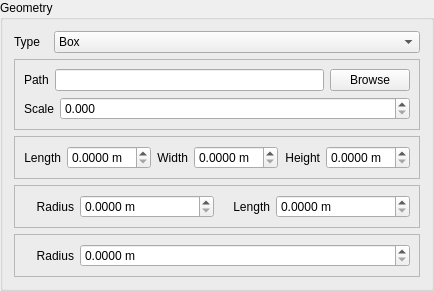
                <widget class="QGroupBox" name="VisualGeometryGroupBox">
                  <property name="enabled">
                    <bool>true</bool>
                  </property>
                  <property name="title">
                    <string>Geometry</string>
                  </property>
                  <layout class="QGridLayout" name="gridLayout_3">
                    <item row="2" column="0" colspan="2">
                      <widget class="QFrame" name="VisualGeometryBoxTypeFrame">
                        <property name="frameShape">
                          <enum>QFrame::StyledPanel</enum>
                        </property>
                        <property name="frameShadow">
                          <enum>QFrame::Raised</enum>
                        </property>
                        <layout class="QHBoxLayout">
                          <item>
                            <widget class="QLabel" name="label_8">
                              <property name="maximumSize">
                                <size>
                                  <width>50</width>
                                  <height>16777215</height>
                                </size>
                              </property>
                              <property name="layoutDirection">
                                <enum>Qt::LeftToRight</enum>
                              </property>
                              <property name="text">
                                <string>Length</string>
                              </property>
                              <property name="alignment">
                                <set>Qt::AlignRight|Qt::AlignTrailing|Qt::AlignVCenter</set>
                              </property>
                            </widget>
                          </item>
                          <item>
                            <widget class="QDoubleSpinBox" name="VisualGeometryBoxLengthSpinBox">
                              <property name="suffix">
                                <string> m</string>
                              </property>
                              <property name="decimals">
                                <number>4</number>
                              </property>
                              <property name="singleStep">
                                <double>0.001000000000000</double>
                              </property>
                            </widget>
                          </item>
                          <item>
                            <widget class="QLabel" name="label_4">
                              <property name="maximumSize">
                                <size>
                                  <width>50</width>
                                  <height>16777215</height>
                                </size>
                              </property>
                              <property name="layoutDirection">
                                <enum>Qt::LeftToRight</enum>
                              </property>
                              <property name="text">
                                <string>Width</string>
                              </property>
                              <property name="alignment">
                                <set>Qt::AlignRight|Qt::AlignTrailing|Qt::AlignVCenter</set>
                              </property>
                            </widget>
                          </item>
                          <item>
                            <widget class="QDoubleSpinBox" name="VisualGeometryBoxWidthSpinBox">
                              <property name="suffix">
                                <string> m</string>
                              </property>
                              <property name="decimals">
                                <number>4</number>
                              </property>
                              <property name="singleStep">
                                <double>0.001000000000000</double>
                              </property>
                            </widget>
                          </item>
                          <item>
                            <widget class="QLabel" name="label_9">
                              <property name="maximumSize">
                                <size>
                                  <width>50</width>
                                  <height>16777215</height>
                                </size>
                              </property>
                              <property name="layoutDirection">
                                <enum>Qt::LeftToRight</enum>
                              </property>
                              <property name="text">
                                <string>Height</string>
                              </property>
                              <property name="alignment">
                                <set>Qt::AlignRight|Qt::AlignTrailing|Qt::AlignVCenter</set>
                              </property>
                            </widget>
                          </item>
                          <item>
                            <widget class="QDoubleSpinBox" name="VisualGeometryBoxHeightSpinBox">
                              <property name="suffix">
                                <string> m</string>
                              </property>
                              <property name="decimals">
                                <number>4</number>
                              </property>
                              <property name="singleStep">
                                <double>0.001000000000000</double>
                              </property>
                            </widget>
                          </item>
                        </layout>
                      </widget>
                    </item>
                    <item row="0" column="1">
                      <widget class="QComboBox" name="VisualGeometryTypeComboBox">
                        <item>
                          <property name="text">
                            <string>Box</string>
                          </property>
                        </item>
                        <item>
                          <property name="text">
                            <string>Cylinder</string>
                          </property>
                        </item>
                        <item>
                          <property name="text">
                            <string>Sphere</string>
                          </property>
                        </item>
                        <item>
                          <property name="text">
                            <string>Mesh</string>
                          </property>
                        </item>
                      </widget>
                    </item>
                    <item row="0" column="0">
                      <widget class="QLabel" name="label_7">
                        <property name="maximumSize">
                          <size>
                            <width>34</width>
                            <height>16777215</height>
                          </size>
                        </property>
                        <property name="text">
                          <string>Type</string>
                        </property>
                      </widget>
                    </item>
                    <item row="4" column="0" colspan="2">
                      <widget class="QFrame" name="VisualGeometrySphereTypeFrame">
                        <property name="frameShape">
                          <enum>QFrame::StyledPanel</enum>
                        </property>
                        <property name="frameShadow">
                          <enum>QFrame::Raised</enum>
                        </property>
                        <layout class="QHBoxLayout">
                          <item>
                            <widget class="QLabel" name="label_12">
                              <property name="maximumSize">
                                <size>
                                  <width>50</width>
                                  <height>16777215</height>
                                </size>
                              </property>
                              <property name="layoutDirection">
                                <enum>Qt::LeftToRight</enum>
                              </property>
                              <property name="text">
                                <string>Radius</string>
                              </property>
                              <property name="alignment">
                                <set>Qt::AlignRight|Qt::AlignTrailing|Qt::AlignVCenter</set>
                              </property>
                            </widget>
                          </item>
                          <item>
                            <widget class="QDoubleSpinBox" name="VisualGeometrySphereRadiusSpinBox">
                              <property name="suffix">
                                <string> m</string>
                              </property>
                              <property name="decimals">
                                <number>4</number>
                              </property>
                              <property name="singleStep">
                                <double>0.001000000000000</double>
                              </property>
                            </widget>
                          </item>
                        </layout>
                      </widget>
                    </item>
                    <item row="3" column="0" colspan="2">
                      <widget class="QFrame" name="VisualGeometryCylinderTypeFrame">
                        <property name="frameShape">
                          <enum>QFrame::StyledPanel</enum>
                        </property>
                        <property name="frameShadow">
                          <enum>QFrame::Raised</enum>
                        </property>
                        <layout class="QHBoxLayout">
                          <item>
                            <widget class="QLabel" name="label_10">
                              <property name="maximumSize">
                                <size>
                                  <width>50</width>
                                  <height>16777215</height>
                                </size>
                              </property>
                              <property name="layoutDirection">
                                <enum>Qt::LeftToRight</enum>
                              </property>
                              <property name="text">
                                <string>Radius</string>
                              </property>
                              <property name="alignment">
                                <set>Qt::AlignRight|Qt::AlignTrailing|Qt::AlignVCenter</set>
                              </property>
                            </widget>
                          </item>
                          <item>
                            <widget class="QDoubleSpinBox" name="VisualGeometryCylinderRadiusSpinBox">
                              <property name="suffix">
                                <string> m</string>
                              </property>
                              <property name="decimals">
                                <number>4</number>
                              </property>
                              <property name="singleStep">
                                <double>0.001000000000000</double>
                              </property>
                            </widget>
                          </item>
                          <item>
                            <widget class="QLabel" name="label_11">
                              <property name="maximumSize">
                                <size>
                                  <width>50</width>
                                  <height>16777215</height>
                                </size>
                              </property>
                              <property name="layoutDirection">
                                <enum>Qt::LeftToRight</enum>
                              </property>
                              <property name="text">
                                <string>Length</string>
                              </property>
                              <property name="alignment">
                                <set>Qt::AlignRight|Qt::AlignTrailing|Qt::AlignVCenter</set>
                              </property>
                            </widget>
                          </item>
                          <item>
                            <widget class="QDoubleSpinBox" name="VisualGeometryCylinderLengthSpinBox">
                              <property name="suffix">
                                <string> m</string>
                              </property>
                              <property name="decimals">
                                <number>4</number>
                              </property>
                              <property name="singleStep">
                                <double>0.001000000000000</double>
                              </property>
                            </widget>
                          </item>
                        </layout>
                      </widget>
                    </item>
                    <item row="1" column="0" colspan="2">
                      <widget class="QFrame" name="VisualGeometryMeshTypeFrame">
                        <property name="frameShape">
                          <enum>QFrame::StyledPanel</enum>
                        </property>
                        <property name="frameShadow">
                          <enum>QFrame::Raised</enum>
                        </property>
                        <layout class="QVBoxLayout">
                          <item>
                            <layout class="QHBoxLayout">
                              <item>
                                <widget class="QLabel" name="VisualGeometryMeshPathLabel">
                                  <property name="sizePolicy">
                                    <sizepolicy hsizetype="Preferred" vsizetype="Preferred">
                                      <horstretch>0</horstretch>
                                      <verstretch>0</verstretch>
                                    </sizepolicy>
                                  </property>
                                  <property name="maximumSize">
                                    <size>
                                      <width>16777215</width>
                                      <height>16777215</height>
                                    </size>
                                  </property>
                                  <property name="text">
                                    <string>Path</string>
                                  </property>
                                </widget>
                              </item>
                              <item>
                                <widget class="QLineEdit" name="VisualGeometryMeshPathLineEdit">
                                  <property name="enabled">
                                    <bool>true</bool>
                                  </property>
                                  <property name="focusPolicy">
                                    <enum>Qt::NoFocus</enum>
                                  </property>
                                  <property name="readOnly">
                                    <bool>true</bool>
                                  </property>
                                </widget>
                              </item>
                              <item>
                                <widget class="QPushButton" name="VisualGeometryMeshBrowseButton">
                                  <property name="text">
                                    <string>Browse</string>
                                  </property>
                                </widget>
                              </item>
                            </layout>
                          </item>
                          <item>
                            <layout class="QHBoxLayout">
                              <item>
                                <widget class="QLabel" name="VisualGeometryMeshScaleLabel">
                                  <property name="sizePolicy">
                                    <sizepolicy hsizetype="Preferred" vsizetype="Preferred">
                                      <horstretch>0</horstretch>
                                      <verstretch>0</verstretch>
                                    </sizepolicy>
                                  </property>
                                  <property name="maximumSize">
                                    <size>
                                      <width>50</width>
                                      <height>16777215</height>
                                    </size>
                                  </property>
                                  <property name="layoutDirection">
                                    <enum>Qt::LeftToRight</enum>
                                  </property>
                                  <property name="text">
                                    <string>Scale</string>
                                  </property>
                                </widget>
                              </item>
                              <item>
                                <widget class="QDoubleSpinBox" name="VisualGeometryMeshScaleSpinBox">
                                  <property name="sizePolicy">
                                    <sizepolicy hsizetype="Expanding" vsizetype="Fixed">
                                      <horstretch>0</horstretch>
                                      <verstretch>0</verstretch>
                                    </sizepolicy>
                                  </property>
                                  <property name="focusPolicy">
                                    <enum>Qt::WheelFocus</enum>
                                  </property>
                                  <property name="decimals">
                                    <number>3</number>
                                  </property>
                                  <property name="maximum">
                                    <double>1000.000000000000000</double>
                                  </property>
                                  <property name="singleStep">
                                    <double>0.001000000000000</double>
                                  </property>
                                </widget>
                              </item>
                            </layout>
                          </item>
                        </layout>
                      </widget>
                    </item>
                  </layout>
                </widget>
